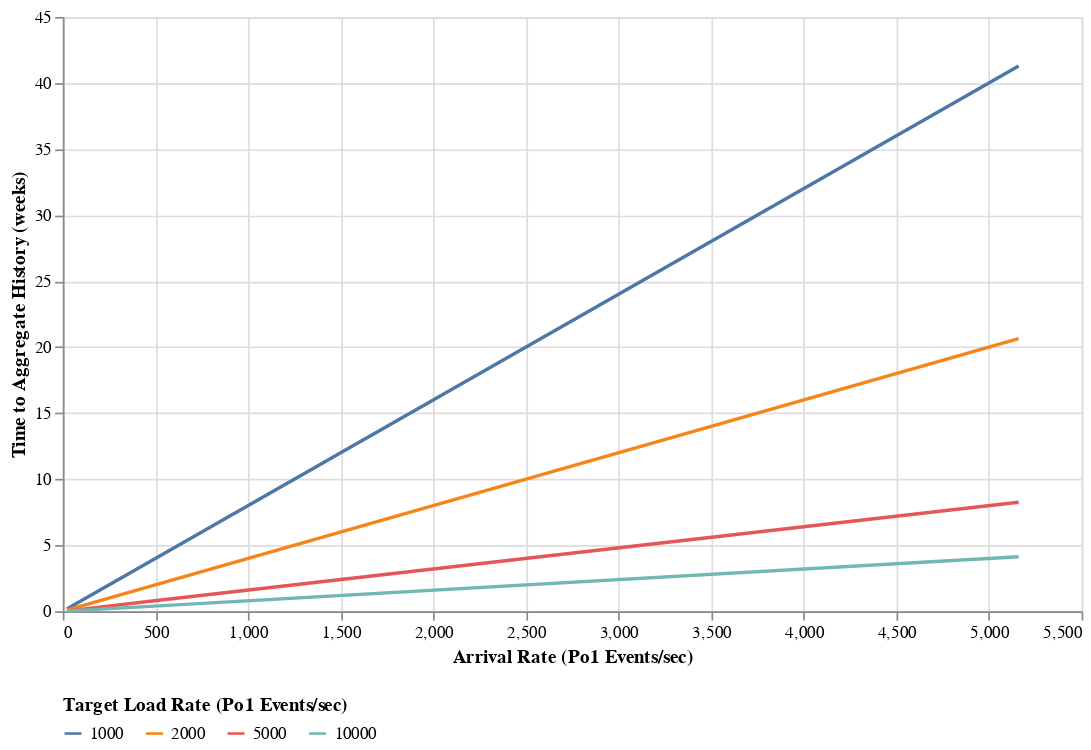

The code cell stored with this chart in its notebook:
### Code cell
df = RPT.copy()
#domain = (0, y_height)
chart_one = alt.Chart(df).mark_line().encode(
    y=alt.Y('Time to Aggregate History (weeks)', scale=alt.Scale( type='linear', )),
    x=alt.X('Arrival Rate (Po1 Events/sec)', sort=['1 Year Total']),
    color=alt.Color('Target Load Rate (Po1 Events/sec):N', legend=alt.Legend(orient='bottom'))
).properties(width=600 , height=350)
chart_one

### Figure 1 — Vega-Lite specification as saved in the notebook (floating-point values rounded to 4 significant figures)
{"$schema": "https://vega.github.io/schema/vega-lite/v3.4.0.json", "config": {"mark": {"tooltip": null}, "view": {"height": 300, "width": 400}}, "data": {"name": "data-69c20de4797ff28ffd50afe55077e7d9"}, "datasets": {"data-69c20de4797ff28ffd50afe55077e7d9": [{"1 Year Total (Po1 Events (M))": 711, "8 Week Total (Po1 Events (M))": 109, "Arrival Rate (NBC Events/sec)": 11.3, "Arrival Rate (Po1 Events/sec)": 22.6, "Po1 Events/NBC Event": 2, "Release": "Stress Test", "Target Load Rate (Po1 Events/sec)": 1000, "Time to Aggregate History (weeks)": 0.18, "Time to Aggregate Year (weeks)": 1.18}, {"1 Year Total (Po1 Events (M))": 711, "8 Week Total (Po1 Events (M))": 109, "Arrival Rate (NBC Events/sec)": 11.3, "Arrival Rate (Po1 Events/sec)": 22.6, "Po1 Events/NBC Event": 2, "Release": "Stress Test", "Target Load Rate (Po1 Events/sec)": 2000, "Time to Aggregate History (weeks)": 0.09, "Time to Aggregate Year (weeks)": 0.59}, {"1 Year Total (Po1 Events (M))": 711, "8 Week Total (Po1 Events (M))": 109, "Arrival Rate (NBC Events/sec)": 11.3, "Arrival Rate (Po1 Events/sec)": 22.6, "Po1 Events/NBC Event": 2, "Release": "Stress Test", "Target Load Rate (Po1 Events/sec)": 5000, "Time to Aggregate History (weeks)": 0.04, "Time to Aggregate Year (weeks)": 0.24}, {"1 Year Total (Po1 Events (M))": 711, "8 Week Total (Po1 Events (M))": 109, "Arrival Rate (NBC Events/sec)": 11.3, "Arrival Rate (Po1 Events/sec)": 22.6, "Po1 Events/NBC Event": 2, "Release": "Stress Test", "Target Load Rate (Po1 Events/sec)": 10000, "Time to Aggregate History (weeks)": 0.02, "Time to Aggregate Year (weeks)": 0.12}, {"1 Year Total (Po1 Events (M))": 1857, "8 Week Total (Po1 Events (M))": 285, "Arrival Rate (NBC Events/sec)": 11.8, "Arrival Rate (Po1 Events/sec)": 59, "Po1 Events/NBC Event": 5, "Release": "Oct 31 Release", "Target Load Rate (Po1 Events/sec)": 1000, "Time to Aggregate History (weeks)": 0.47, "Time to Aggregate Year (weeks)": 3.07}, {"1 Year Total (Po1 Events (M))": 1857, "8 Week Total (Po1 Events (M))": 285, "Arrival Rate (NBC Events/sec)": 11.8, "Arrival Rate (Po1 Events/sec)": 59, "Po1 Events/NBC Event": 5, "Release": "Oct 31 Release", "Target Load Rate (Po1 Events/sec)": 2000, "Time to Aggregate History (weeks)": 0.24, "Time to Aggregate Year (weeks)": 1.54}, {"1 Year Total (Po1 Events (M))": 1857, "8 Week Total (Po1 Events (M))": 285, "Arrival Rate (NBC Events/sec)": 11.8, "Arrival Rate (Po1 Events/sec)": 59, "Po1 Events/NBC Event": 5, "Release": "Oct 31 Release", "Target Load Rate (Po1 Events/sec)": 5000, "Time to Aggregate History (weeks)": 0.09, "Time to Aggregate Year (weeks)": 0.61}, {"1 Year Total (Po1 Events (M))": 1857, "8 Week Total (Po1 Events (M))": 285, "Arrival Rate (NBC Events/sec)": 11.8, "Arrival Rate (Po1 Events/sec)": 59, "Po1 Events/NBC Event": 5, "Release": "Oct 31 Release", "Target Load Rate (Po1 Events/sec)": 10000, "Time to Aggregate History (weeks)": 0.05, "Time to Aggregate Year (weeks)": 0.31}, {"1 Year Total (Po1 Events (M))": 17085, "8 Week Total (Po1 Events (M))": 2621, "Arrival Rate (NBC Events/sec)": 27.1, "Arrival Rate (Po1 Events/sec)": 542, "Po1 Events/NBC Event": 20, "Release": "By Time Period", "Target Load Rate (Po1 Events/sec)": 1000, "Time to Aggregate History (weeks)": 4.33, "Time to Aggregate Year (weeks)": 28.25}, {"1 Year Total (Po1 Events (M))": 17085, "8 Week Total (Po1 Events (M))": 2621, "Arrival Rate (NBC Events/sec)": 27.1, "Arrival Rate (Po1 Events/sec)": 542, "Po1 Events/NBC Event": 20, "Release": "By Time Period", "Target Load Rate (Po1 Events/sec)": 2000, "Time to Aggregate History (weeks)": 2.17, "Time to Aggregate Year (weeks)": 14.12}, {"1 Year Total (Po1 Events (M))": 17085, "8 Week Total (Po1 Events (M))": 2621, "Arrival Rate (NBC Events/sec)": 27.1, "Arrival Rate (Po1 Events/sec)": 542, "Po1 Events/NBC Event": 20, "Release": "By Time Period", "Target Load Rate (Po1 Events/sec)": 5000, "Time to Aggregate History (weeks)": 0.87, "Time to Aggregate Year (weeks)": 5.65}, {"1 Year Total (Po1 Events (M))": 17085, "8 Week Total (Po1 Events (M))": 2621, "Arrival Rate (NBC Events/sec)": 27.1, "Arrival Rate (Po1 Events/sec)": 542, "Po1 Events/NBC Event": 20, "Release": "By Time Period", "Target Load Rate (Po1 Events/sec)": 10000, "Time to Aggregate History (weeks)": 0.43, "Time to Aggregate Year (weeks)": 2.82}, {"1 Year Total (Po1 Events (M))": 162748, "8 Week Total (Po1 Events (M))": 24969, "Arrival Rate (NBC Events/sec)": 258, "Arrival Rate (Po1 Events/sec)": 5160, "Po1 Events/NBC Event": 20, "Release": "Ad Tolerance", "Target Load Rate (Po1 Events/sec)": 1000, "Time to Aggregate History (weeks)": 41.29, "Time to Aggregate Year (weeks)": 269.1}, {"1 Year Total (Po1 Events (M))": 162748, "8 Week Total (Po1 Events (M))": 24969, "Arrival Rate (NBC Events/sec)": 258, "Arrival Rate (Po1 Events/sec)": 5160, "Po1 Events/NBC Event": 20, "Release": "Ad Tolerance", "Target Load Rate (Po1 Events/sec)": 2000, "Time to Aggregate History (weeks)": 20.64, "Time to Aggregate Year (weeks)": 134.6}, {"1 Year Total (Po1 Events (M))": 162748, "8 Week Total (Po1 Events (M))": 24969, "Arrival Rate (NBC Events/sec)": 258, "Arrival Rate (Po1 Events/sec)": 5160, "Po1 Events/NBC Event": 20, "Release": "Ad Tolerance", "Target Load Rate (Po1 Events/sec)": 5000, "Time to Aggregate History (weeks)": 8.26, "Time to Aggregate Year (weeks)": 53.82}, {"1 Year Total (Po1 Events (M))": 162748, "8 Week Total (Po1 Events (M))": 24969, "Arrival Rate (NBC Events/sec)": 258, "Arrival Rate (Po1 Events/sec)": 5160, "Po1 Events/NBC Event": 20, "Release": "Ad Tolerance", "Target Load Rate (Po1 Events/sec)": 10000, "Time to Aggregate History (weeks)": 4.13, "Time to Aggregate Year (weeks)": 26.91}]}, "encoding": {"color": {"field": "Target Load Rate (Po1 Events/sec)", "legend": {"orient": "bottom"}, "type": "nominal"}, "x": {"field": "Arrival Rate (Po1 Events/sec)", "sort": ["1 Year Total"], "type": "quantitative"}, "y": {"field": "Time to Aggregate History (weeks)", "scale": {"type": "linear"}, "type": "quantitative"}}, "height": 350, "mark": "line", "width": 600}
